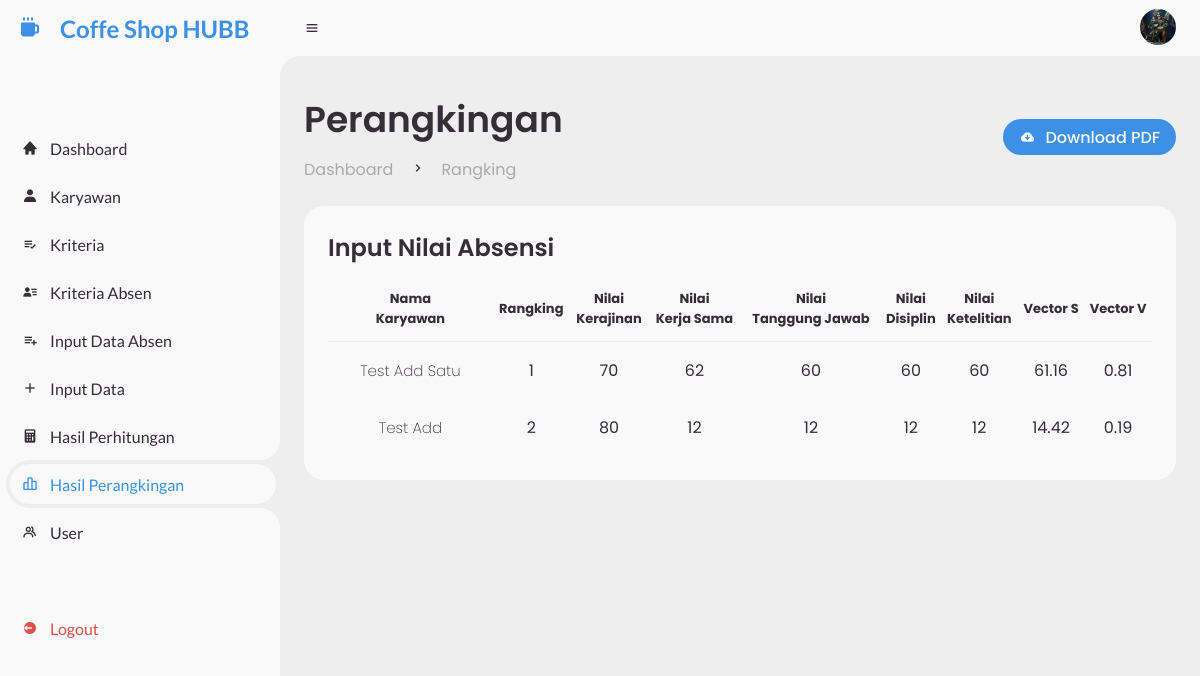
The app's page /ranking-page.php (signed in) with its own data.
### tables this page shows
CREATE TABLE `karyawan` (
  `karyawan_id` varchar(100) NOT NULL,
  `nama_karyawan` varchar(255) NOT NULL,
  `jabatan_karyawan` varchar(255) NOT NULL,
  `jk_karyawan` varchar(10) NOT NULL,
  `tlp_karyawan` varchar(30) NOT NULL,
  `alamat_karyawan` text NOT NULL,
  `profile` varchar(100) NOT NULL,
  `sd` int NOT NULL DEFAULT '0',
  `pc` int NOT NULL DEFAULT '0',
  `dt` int NOT NULL DEFAULT '0',
  `i` int NOT NULL DEFAULT '0',
  `s` int NOT NULL DEFAULT '0',
  `a` int NOT NULL DEFAULT '0',
  `point_absen` varchar(10) NOT NULL DEFAULT '0',
  `kj` int NOT NULL DEFAULT '0',
  `ks` int NOT NULL DEFAULT '0',
  `tj` int NOT NULL DEFAULT '0',
  `siplin` int NOT NULL DEFAULT '0',
  `ktlt` int NOT NULL DEFAULT '0',
  `vector_s` decimal(8,2) NOT NULL,
  `vector_v` decimal(3,2) NOT NULL
);

### ranking-page.php (the view, shortened to what this page needs)
<?php
include './componen/header.php';
include './process/koneksi.php'
?>
<body>
   <?php
   include './componen/sidebar.php';
   ?>
   <section id="content">
      <?php
      include './componen/navbar.php';
      ?>
      <main>
         <div class="head-title">
            <?php
            include './componen/breadcrumb.php';
            ?>
            <a href="./process/print.php" class="btn-download" target="_blank">
               <i class="bx bxs-cloud-download"></i>
               <span class="text">Download PDF</span>
            </a>
         </div>
         <div class="table-data">
            <div class="order">
               <div class="head">
                  <h3>Input Nilai Absensi</h3>
               </div>
               <?php
               $sql = mysqli_query($connect, "SELECT * FROM karyawan ORDER BY vector_v DESC");
               ?>
               <table>
                  <thead>
                     <tr style="border:1px; text-align-last: center;">
                        <th style="width: 20%;">Nama <br>Karyawan</th>
                        <th>Rangking</th>
                        <th>Nilai <br>Kerajinan</th>
                        <th>Nilai <br>Kerja Sama</th>
                        <th>Nilai <br>Tanggung Jawab</th>
                        <th>Nilai <br>Disiplin</th>
                        <th>Nilai <br>Ketelitian</th>
                        <th>Vector S</th>
                        <th>Vector V</th>
                     </tr>
                  </thead>
                  <tbody>
                     <?php
                     $no = 1;
                     while ($data_absen = mysqli_fetch_array($sql)) {
                     ?>
                        <tr style="text-align: center;">
                           <td>
                              <a href="#modal-view<?php echo $data_absen['karyawan_id']; ?>" class="view"><?php echo $data_absen['nama_karyawan']; ?></a>
                           </td>
                           <td><?php echo $no; ?></td>
                           <td><?php echo $data_absen['kj']; ?></td>
                           <td><?php echo $data_absen['ks']; ?></td>
                           <td><?php echo $data_absen['tj']; ?></td>
                           <td><?php echo $data_absen['siplin']; ?></td>
                           <td><?php echo $data_absen['ktlt']; ?></td>
                           <td><?php echo $data_absen['vector_s']; ?></td>
                           <td><?php echo $data_absen['vector_v']; ?></td>
                        </tr>
                     <?php $no++;
                     } ?>
                  </tbody>
               </table>
            </div>
         </div>
      </main>
   </section>
   <?php
   include './componen/script.php';
   ?>

### css/style.css (style rules this page uses)
* { margin: 0; padding: 0; box-sizing: border-box; }
a { text-decoration: none; }
:root { --poppins: "Poppins", sans-serif; --lato: "Lato", sans-serif; --light: #f9f9f9; --blue: #3c91e6; --blue-dark: #2b68ca; --light-blue: #cfe8ff; --grey: #eee; --dark-grey: #aaaaaa; --dark: #342e37; --red: #db504a; --red-dark: #a9312c; --yellow: #ffce26; --yellow-dark: #ce8700; --green: #4cb639; --green-dark: #389128; --light-yellow: #fff2c6; --orange: #fd7238; --light-orange: #ffe0d3; }
html { overflow-x: hidden; }
body { background: var(--grey); overflow-x: hidden; }
#content { position: relative; width: calc(100% - 280px); left: 280px; transition: 0.3s ease; }
#content main { width: 100%; padding: 36px 24px; font-family: var(--poppins); max-height: calc(100vh - 56px); overflow-y: auto; }
#content main .head-title { display: flex; align-items: center; justify-content: space-between; grid-gap: 16px; flex-wrap: wrap; }
#content main .head-title .btn-download { height: 36px; padding: 0 16px; border-radius: 36px; background: var(--blue); color: var(--light); display: flex; justify-content: center; align-items: center; grid-gap: 10px; font-weight: 500; }
#content main .table-data { display: flex; flex-wrap: wrap; grid-gap: 24px; margin-top: 24px; width: 100%; color: var(--dark); }
#content main .table-data > div { border-radius: 20px; background: var(--light); padding: 24px; overflow-x: auto; }
#content main .table-data .head { display: flex; align-items: center; grid-gap: 16px; margin-bottom: 24px; }
#content main .table-data .head h3 { margin-right: auto; font-size: 24px; font-weight: 600; }
#content main .table-data .order { flex-grow: 1; flex-basis: 500px; }
#content main .table-data .order table { width: 100%; border-collapse: collapse; }
#content main .table-data .order table th { padding-bottom: 12px; font-size: 13px; text-align: left; border-bottom: 1px solid var(--grey); }
#content main .table-data .order table td { padding: 16px 0; }
#content main .table-data .order table tr td .view { font-size: 15px; padding: 6px 16px; color: var(--dark); font-weight: 200; }

### records on screen
karyawan: nama_karyawan "Test Add Satu", kj "70", ks "62", tj "60", siplin "60", ktlt "60", vector_s "61.16", vector_v "0.81"
karyawan: nama_karyawan "Test Add", kj "80", ks "12", tj "12", siplin "12", ktlt "12", vector_s "14.42", vector_v "0.19"

### other values on screen
get_page_title() "Perangkingan"
